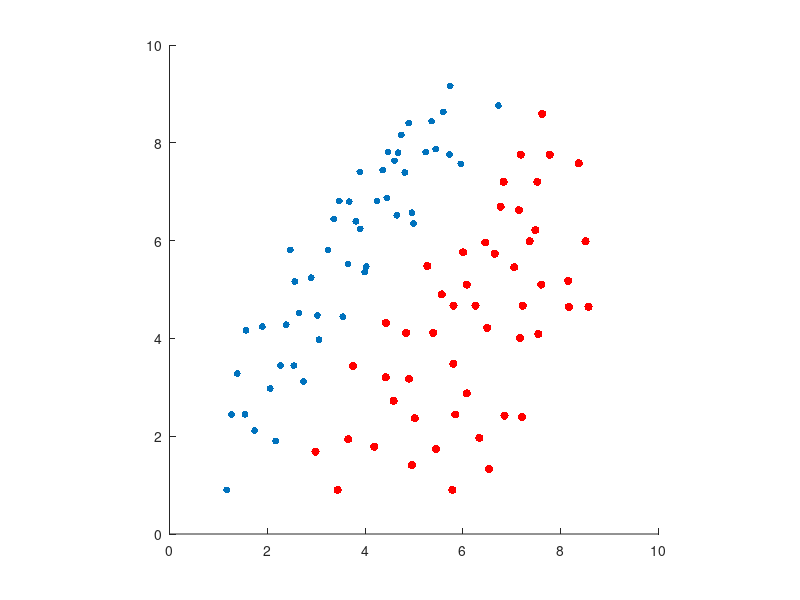

Here is the MATLAB script that generated this plot: (Note: this script raises an error after producing the figure.)

% Loading and plotting data
fprintf('Visualizing example dataset for PCA\n\n');
fprintf('Program paused. Press enter to continue\n');
pause;
hold on;
load('1.mat');
scatter(A(:,1), A(:,2),25,'bo','filled');
load('2.mat');
scatter(B(:,1), B(:,2),'r','filled');
axis square;

m1 = mean(A);
m2 = mean(B);
mu = (m1 + m2)/2;
X = bsxfun(@minus, A, m1);
Y = bsxfun(@minus, B, m2);
S1 = zeros(size(A,2));
S2 = zeros(size(B,2));
%scatter of samples within each class
for i = 1:size(A,1)
    S1 = S1 + (X(i,:)' * X(i,:));
    S2 = S2 + (Y(i,:)' * Y(i,:));
end

SW = S1+S2; %total within class scatter matrix
W = inv(SW)*(m1'-m2'); %eigen vector
fprintf('Running LDA on example dataset');
fprintf('Top eigenvector: %f %f\n', W(1,1),W(2,1));
fprintf('Program paused. Press enter to continue\n');
pause;
drawLine(mu, mu +  75*W', '-k', 'LineWidth', 2);    
hold off;
